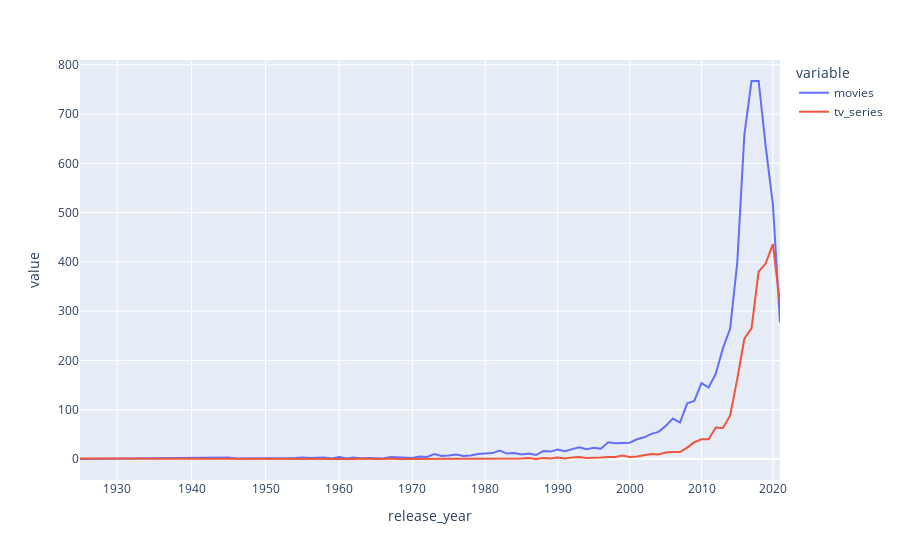

Source (notebook cell):
### Code cell
import plotly.express as px
fig = px.line(dataframe, x="release_year", y=["movies", "tv_series"])
fig.update_xaxes(type="log")
fig.show()

### Figure 1 — Plotly figure (JSON) as saved in the notebook; plotly's stock layout.template omitted (floating-point values rounded to 4 significant figures)
{"data": [{"hovertemplate": "variable=movies<br>release_year=%{x}<br>value=%{y}<extra></extra>", "legendgroup": "movies", "line": {"color": "#636efa", "dash": "solid"}, "marker": {"symbol": "circle"}, "mode": "lines", "name": "movies", "orientation": "v", "showlegend": true, "type": "scatter", "x": ["1925", "1942", "1943", "1944", "1945", "1946", "1947", "1954", "1955", "1956", "1958", "1959", "1960", "1961", "1962", "1963", "1964", "1965", "1966", "1967", "1968", "1969", "1970", "1971", "1972", "1973", "1974", "1975", "1976", "1977", "1978", "1979", "1980", "1981", "1982", "1983", "1984", "1985", "1986", "1987", "1988", "1989", "1990", "1991", "1992", "1993", "1994", "1995", "1996", "1997", "1998", "1999", "2000", "2001", "2002", "2003", "2004", "2005", "2006", "2007", "2008", "2009", "2010", "2011", "2012", "2013", "2014", "2015", "2016", "2017", "2018", "2019", "2020", "2021"], "xaxis": "x", "y": [0, 2, 3, 3, 3, 1, 1, 2, 3, 2, 3, 1, 4, 1, 3, 1, 2, 2, 1, 4, 3, 2, 2, 5, 4, 10, 6, 7, 9, 6, 7, 10, 11, 12, 17, 11, 12, 9, 11, 8, 16, 15, 19, 16, 20, 24, 20, 23, 21, 34, 32, 32, 33, 40, 44, 51, 55, 67, 82, 74, 113, 118, 154, 145, 173, 225, 264, 398, 658, 767, 767, 633, 517, 277], "yaxis": "y"}, {"hovertemplate": "variable=tv_series<br>release_year=%{x}<br>value=%{y}<extra></extra>", "legendgroup": "tv_series", "line": {"color": "#EF553B", "dash": "solid"}, "marker": {"symbol": "circle"}, "mode": "lines", "name": "tv_series", "orientation": "v", "showlegend": true, "type": "scatter", "x": ["1925", "1942", "1943", "1944", "1945", "1946", "1947", "1954", "1955", "1956", "1958", "1959", "1960", "1961", "1962", "1963", "1964", "1965", "1966", "1967", "1968", "1969", "1970", "1971", "1972", "1973", "1974", "1975", "1976", "1977", "1978", "1979", "1980", "1981", "1982", "1983", "1984", "1985", "1986", "1987", "1988", "1989", "1990", "1991", "1992", "1993", "1994", "1995", "1996", "1997", "1998", "1999", "2000", "2001", "2002", "2003", "2004", "2005", "2006", "2007", "2008", "2009", "2010", "2011", "2012", "2013", "2014", "2015", "2016", "2017", "2018", "2019", "2020", "2021"], "xaxis": "x", "y": [1, 0, 0, 0, 1, 1, 0, 0, 0, 0, 0, 0, 0, 0, 0, 1, 0, 0, 0, 1, 0, 0, 0, 0, 1, 0, 1, 0, 0, 1, 0, 1, 0, 1, 0, 0, 0, 1, 2, 0, 2, 1, 3, 1, 3, 4, 2, 2, 3, 4, 4, 7, 4, 5, 7, 10, 9, 13, 14, 14, 23, 34, 40, 40, 64, 63, 88, 162, 244, 265, 380, 397, 436, 315], "yaxis": "y"}], "layout": {"legend": {"title": {"text": "variable"}, "tracegroupgap": 0}, "margin": {"t": 60}, "xaxis": {"anchor": "y", "domain": [0, 1], "title": {"text": "release_year"}, "type": "log"}, "yaxis": {"anchor": "x", "domain": [0, 1], "title": {"text": "value"}}}}
